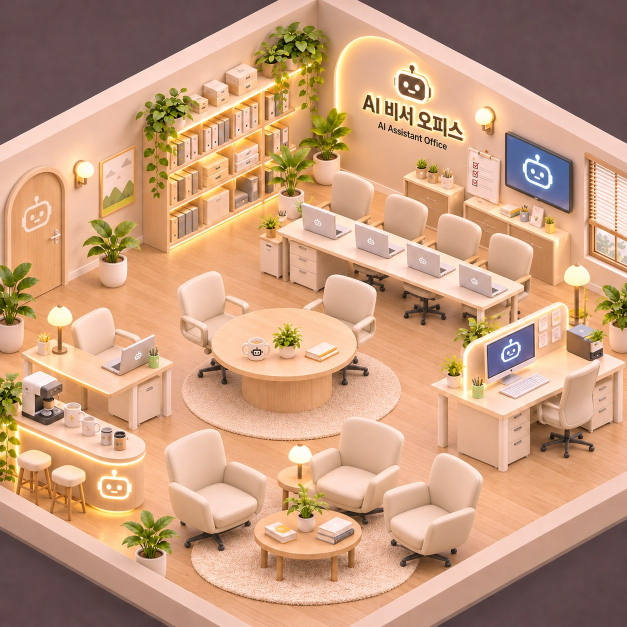
#> input picture assets/office-bg.jpg, 1254 x 1254 px, found by its file name (shown at 1/2 size)
$ python build-fg.py
#> lines starting #> are read from the running program, lines starting #| are printed output that depends on the picture; after the words box and inside, x2 and y2 are one past the last pixel; in counts of white or black regions, pixels touching at a corner belong together
"""office-fg.png — 캐릭터 위에 겹칠 '앞쪽 가구'만 떼어낸다.

전경 레이어는 배경 사진의 같은 픽셀을 그대로 복사한 것이라,
캐릭터가 없는 곳을 덮어도 화면은 똑같다. 그래서 여기서 중요한 것은
'어떤 캐릭터의 어디까지를 가릴지' = 덮는 영역의 경계선이다.

- 롱데스크: 책상 상판 + 노트북 4대 (뒤에 앉은 4인은 상판 뒤 가장자리에서 잘림)
- 왼쪽 책상: 상판 뒤 가장자리 선(아이소메트릭 기울기) 아래 + 노트북
  · 예전에는 flood fill 이 의자 등받이까지 번지고 사각형이 노트북 위쪽을 덮어
    큐의 몸통을 가렸다 → 선 아래로 자르는 방식으로 바꿈
- 오른쪽 책상: 모니터만 (부이는 의자에 앉아 책상 앞쪽 → 모서리까지 덮으면 몸통이 잘린다)
  · 예전 사각형(1124,740)-(1224,812)이 의자 등받이를 덮어 부이 얼굴・몸통을 가렸다 → 삭제
"""
import numpy as np
from PIL import Image, ImageDraw, ImageFilter

SRC = '/workspace/github/naeun-office/assets/office-bg.jpg'
OUT = '/workspace/github/naeun-office/assets/office-fg.png'

im = Image.open(SRC).convert('RGB')
#> im is the input picture: PIL image 1254x1254 RGB; mean R, G, B 198.6, 156.3, 126.2
W, H = im.size
#> W = 1254; H = 1254


def flood(seed, thresh, box):
#> called with seed = (700, 470), thresh = 38, box = (595, 400, 1050, 620)
    c = im.copy()
    ImageDraw.floodfill(c, seed, (255, 0, 255), thresh=thresh)
    a = np.asarray(c)
    m = (a[:, :, 0] > 250) & (a[:, :, 1] < 10) & (a[:, :, 2] > 250)
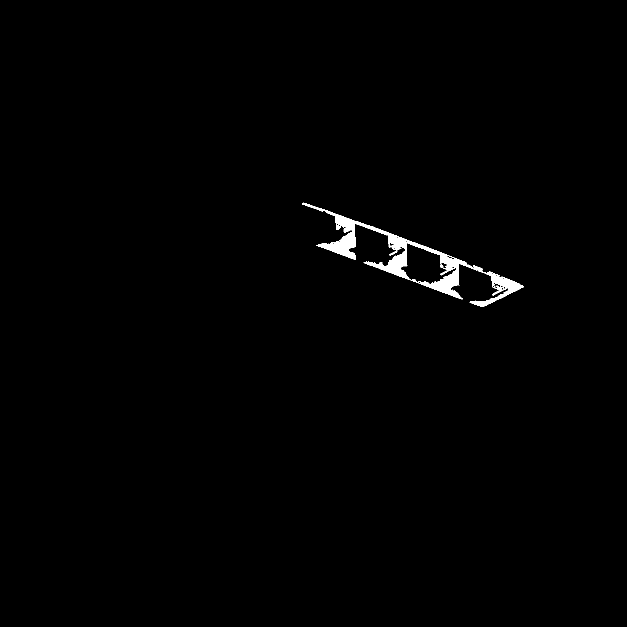
#> m: shape (1254, 1254) bool (shown at 1/2 size); 0.75% white; 1 white region, box (x1, y1, x2, y2) and area: (604, 405, 1047, 614) 11723
    x0, y0, x1, y1 = box
    keep = np.zeros_like(m)
    keep[y0:y1, x0:x1] = True
    return m & keep


mask = np.zeros((H, W), dtype=bool)

# ── 긴 책상(피클즈 4인 자리) 상판 ─────────────────────────────
mask |= flood((700, 470), 38, (595, 400, 1050, 620))

# ── 왼쪽 책상(큐) — 상판 뒤 가장자리 선 아래만 ────────────────
# 선: (210, 698) 을 지나고 아이소메트릭 기울기 0.37
SLOPE = 0.37
yy = np.arange(H)[:, None]
#> yy = 1254 values from 0 to 1253
xx = np.arange(W)[None, :]
left_edge = 698 + (xx - 210) * SLOPE
left_zone = (xx >= 40) & (xx <= 340) & (yy >= left_edge) & (yy <= 800)
mask |= left_zone
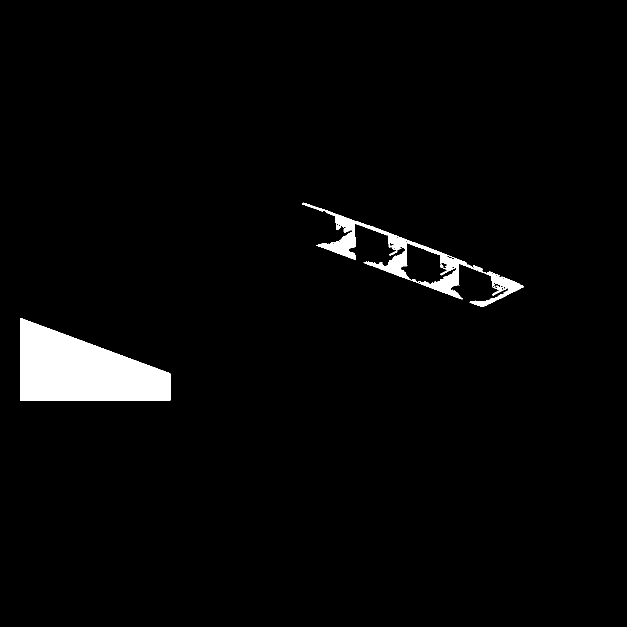
#> mask: shape (1254, 1254) bool (shown at 1/2 size); 2.8% white; 2 white regions, box (x1, y1, x2, y2) and area: (40, 636, 341, 801) 33081, (604, 405, 1047, 614) 11723

# ── 노트북 4대(긴 책상) — 덮개 기울기를 따라 비스듬히 ─────────
lap = Image.new('L', (W, H), 0)
#> lap: PIL image 1254x1254 L; every value is 0
d = ImageDraw.Draw(lap)


def lid(x0, y0, w=64, h=96, slope=0.42):
    d.polygon([(x0, y0), (x0 + w, y0 + w * slope),
               (x0 + w, y0 + w * slope + h), (x0, y0 + h)], fill=255)


lid(596, 402)
lid(668, 438)
lid(750, 486)
lid(844, 531)

# ── 왼쪽 책상 노트북(큐 앞) — 실제 노트북 네 꼭짓점 ────────────
d.polygon([(188, 686), (308, 672), (324, 728), (204, 746)], fill=255)

# ── 가운데 원탁 — 테이블 아래쪽(다리·그림자)만 ─────────────────
mask |= flood((600, 780), 34, (405, 715, 790, 860))
#> call 2 of flood, with seed = (600, 780), thresh = 34, box = (405, 715, 790, 860)
#> in flood (call 2), `m = (a[:, :, 0] > 250) & (a[:, :, 1] < 10) & (a[:, :, 2] > 250)`:
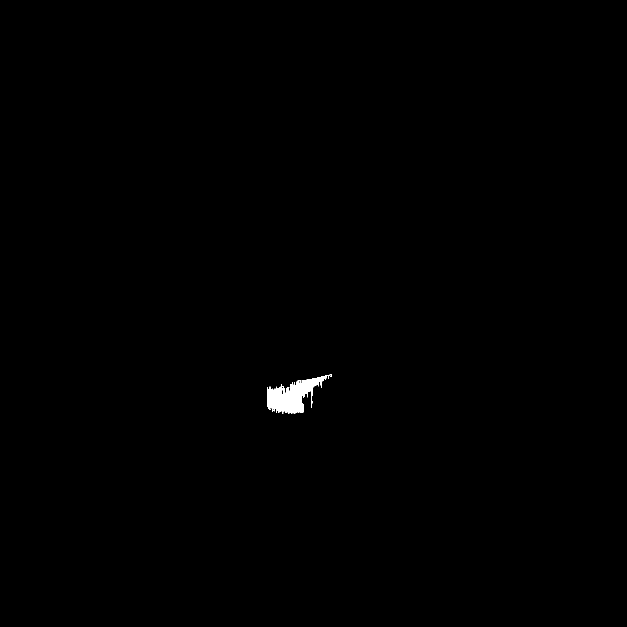
#> m: shape (1254, 1254) bool (shown at 1/2 size); 0.28% white; 1 white region, box (x1, y1, x2, y2) and area: (534, 748, 664, 828) 4335

# ── 오른쪽 책상(부이) — 모니터만 ─────────────────────────────
# 부이는 의자에 앉아 책상 앞쪽에 있으므로 책상 모서리를 전경에 넣으면 몸통이 잘린다.
# (예전 사각형이 의자 등받이를 덮어 얼굴 절반이 가려졌던 원인)
d.rectangle((925, 680, 1065, 805), fill=255)     # 모니터·스탠드

mask |= np.asarray(lap) > 0
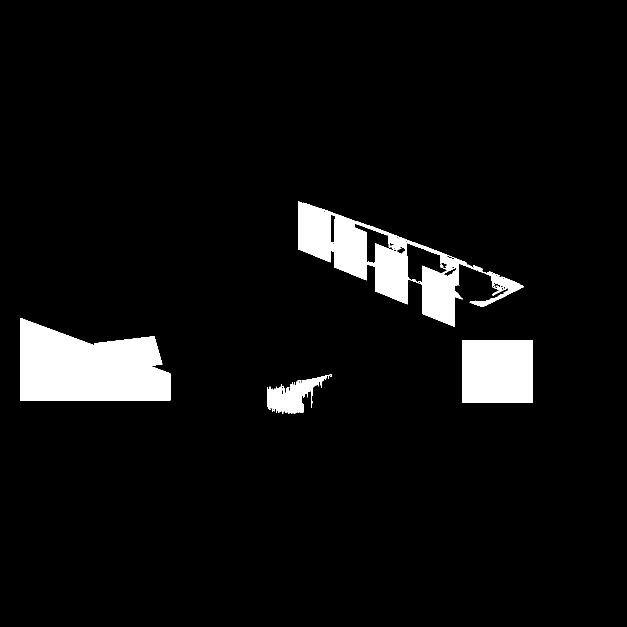
#> mask: shape (1254, 1254) bool (shown at 1/2 size); 5.8% white; 4 white regions, box (x1, y1, x2, y2) and area: (40, 636, 341, 801) 37538, (596, 402, 1047, 654) 31521, (925, 680, 1066, 806) 17766, (534, 748, 664, 828) 4335

alpha = Image.fromarray((mask * 255).astype('uint8'), 'L')
alpha = alpha.filter(ImageFilter.MaxFilter(3)).filter(ImageFilter.GaussianBlur(1.3))
img = np.asarray(im).astype(np.uint8)
rgb = img.copy()
rgb[np.asarray(alpha) == 0] = 0      # 투명 영역 RGB 를 0으로 → PNG 20배 이상 작아짐(화면 동일)
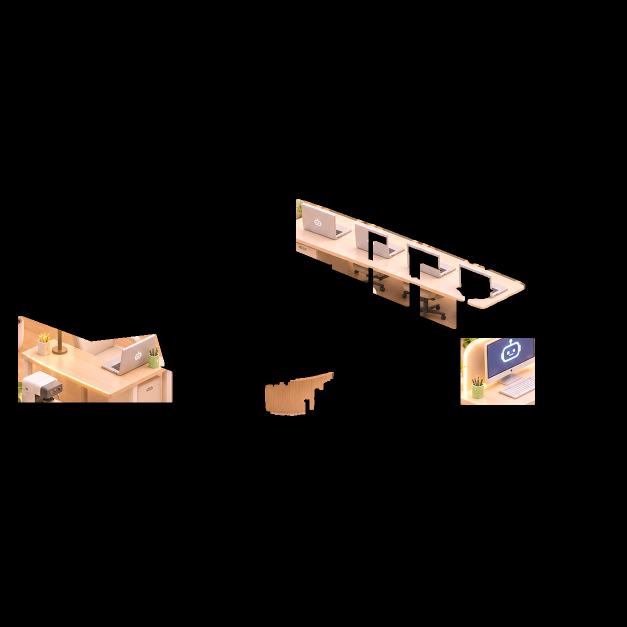
#> rgb: shape (1254, 1254, 3) (shown at 1/2 size); mean R, G, B 15.1, 12.4, 10.5
Image.fromarray(np.dstack([rgb, np.asarray(alpha)]), 'RGBA').save(OUT, optimize=True)
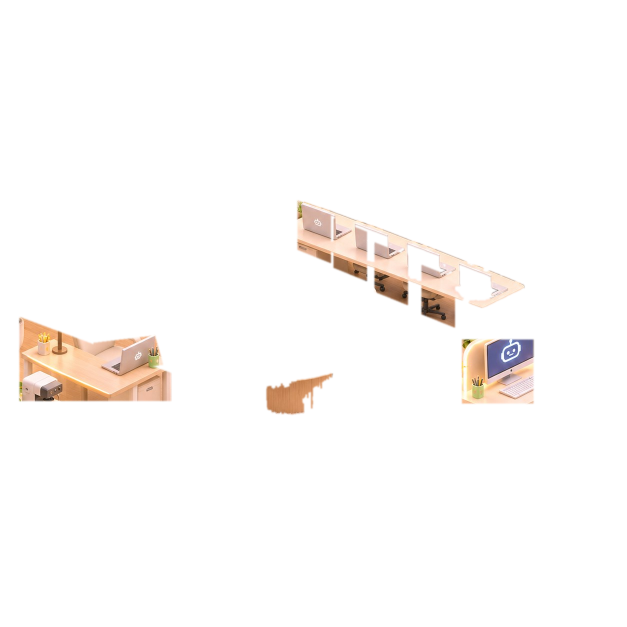
#> saved as office-fg.png: PIL image 1254x1254 RGBA (shown at 1/2 size); mean R, G, B, A 15.1, 12.4, 10.5, 15.8; transparent parts drawn white
print('saved', OUT, int(mask.sum()))
#| saved /workspace/github/naeun-office/assets/office-fg.png 91160

$ run again, with assets/office-room.jpg copied over assets/office-bg.jpg
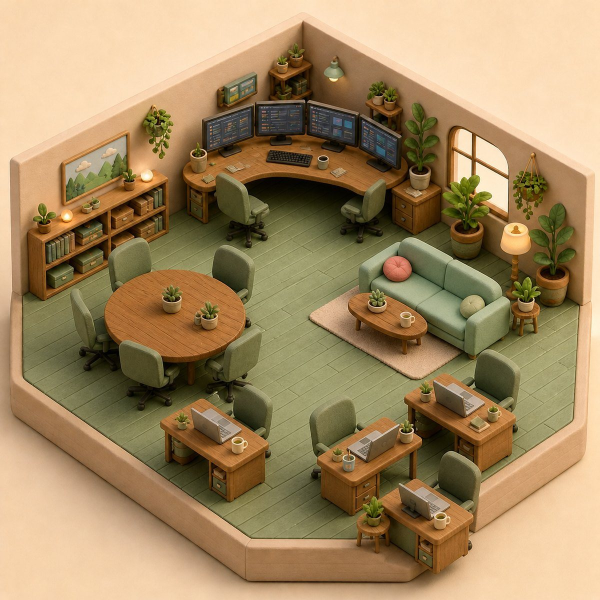
#> input picture assets/office-room.jpg, 1200 x 1200 px, found by its file name (shown at 1/2 size)
#> im is the input picture: PIL image 1200x1200 RGB; mean R, G, B 162.7, 137.2, 98.1
#> in flood, `m = (a[:, :, 0] > 250) & (a[:, :, 1] < 10) & (a[:, :, 2] > 250)`:
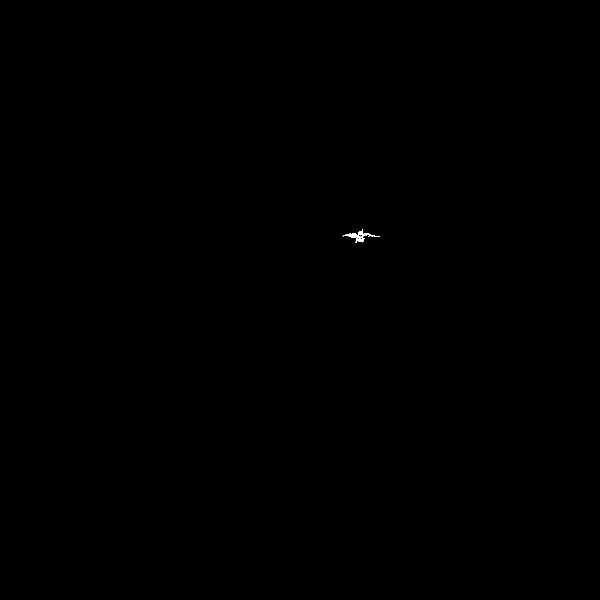
#> m: shape (1200, 1200) bool (shown at 1/2 size); 0.03% white; 1 white region, box (x1, y1, x2, y2) and area: (685, 459, 760, 485) 474
#> lap: PIL image 1200x1200 L; every value is 0
#> m: shape (1200, 1200) bool; 0.14% white; 1 white region, box (x1, y1, x2, y2) and area: (578, 731, 674, 792) 2057
#> `Image.fromarray(np.dstack([rgb, np.asarray(alpha)]), 'RGBA').save(OUT,..`:
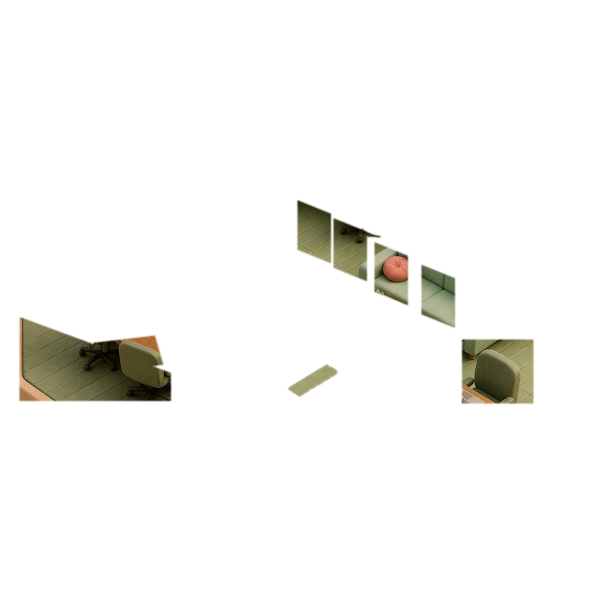
#> saved as office-fg.png: PIL image 1200x1200 RGBA (shown at 1/2 size); mean R, G, B, A 7.3, 7, 4.6, 15.2; transparent parts drawn white
#| saved /workspace/github/naeun-office/assets/office-fg.png 82501
